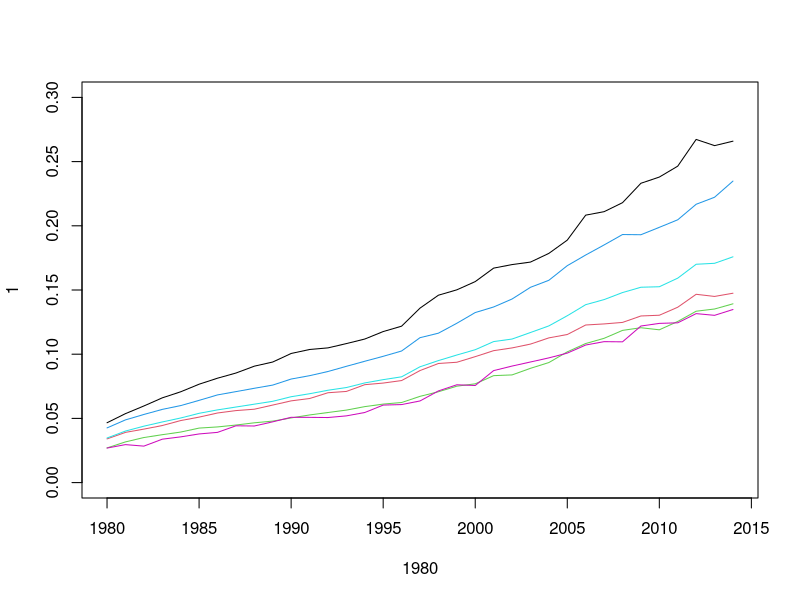
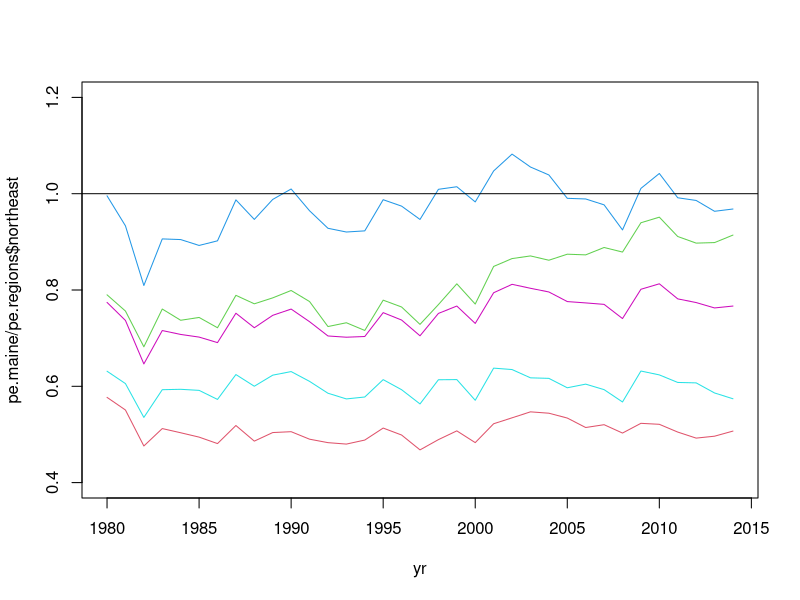

R code for these plots, in order:
## Master data set

################################################################################

# Starting with CO2 emissions data, since that data set includes the most
# catagories as of July 7th (multiple entries for fuel souce)

# load necessary libraries
library(readr)
library(dplyr)

# import emissions and consumption data
emissions <- read_csv("data/CO2 Emissions Data.csv")
consumption <- read_csv("data/Energy Consumption Data.csv")

# merge emissions and consumption data
master <- merge(emissions, consumption, 
                by = c("state", "year", "sector", "source"),
                all.x =  TRUE)

rm(emissions, consumption)

################################################################################

# import gdp data
gdp <- read_csv("data/GDP Data.csv")

# rename "area" column to "state" and convert to lowercase so that the data set
# can easily be merged with the master data set. Use only current dollar (not
# adjust for inflation) gdp values and only observations from 1980 onwards
gdp <- gdp %>%
     rename(state = area) %>%
     mutate(state = tolower(state)) %>%
     filter(currency == "millions of current dollars", year >= 1980)

# use SIC calculated GDP for years before 1997
gdp.sic <- gdp %>%
     filter(year < 1997, code == "GDP_SAS-1")

# use NAICS calculated GDP for years from 1997 onwards
gdp.naics <- gdp %>%
     filter(year >= 1997, code == "GDP_SAN-1")

# rowbind SIC and NAICS gdp data sets
gdp <- rbind(gdp.sic, gdp.naics) %>%
     rename(gdp.mill.curr = gdp) %>%
     select(state, year, gdp.mill.curr)
rm(gdp.sic, gdp.naics)

# merge gdp data into master data set
master <- merge(master, gdp,
                by = c("state", "year"),
                all.x = TRUE)
rm(gdp)

################################################################################

# import population data
population <- read_csv("data/Population Data.csv")

# merge population data with master data set
master <- merge(master, population,
                by = c("state", "year"),
                all.x = TRUE)
rm(population)
################################################################################

## organize master data set geographically

# add region and division columns to data frame

master$region <- NA
master$division <- NA

# create vectors of states within regions and divisions
d1 <- c("connecticut", "maine", "massachusetts", 
        "new hampshire", "rhode island", "vermont")
d2 <- c("new jersey", "new york", "pennsylvania")
r1 <- c(d1, d2)
d3 <- c("illinois", "indiana", "michigan", 
        "ohio", "wisconsin")
d4 <- c("iowa", "kansas", "minnesota", 
        "missouri", "nebraska", "north dakota", 
        "south dakota")
r2 <- c(d3, d4)
d5 <- c("delaware", "florida", "georgia", 
        "maryland", "north carolina", "south carolina", 
        "virginia", "district of columbia", "west virginia")
d6 <- c("alabama", "kentucky", "mississippi", 
        "tennessee")
d7 <- c("arkansas", "louisiana", "oklahoma", 
        "texas")
r3 <- c(d5, d6, d7)
d8 <- c("arizona", "colorado", "idaho", 
        "montana", "nevada", "new mexico", 
        "utah", "wyoming")
d9 <- c("alaska", "california", "hawaii", 
        "oregon", "washington")
r4 <- c(d8, d9)

divisions <- c("new england", "mid-atlantic", "east north central", 
               "west north central", "south atlantic", "east south cenral", 
               "west south central", "mountain", "pacific")

master$division[master$state %in% d1] <- divisions[1]
master$division[master$state %in% d2] <- divisions[2]
master$division[master$state %in% d3] <- divisions[3]
master$division[master$state %in% d4] <- divisions[4]
master$division[master$state %in% d5] <- divisions[5]
master$division[master$state %in% d6] <- divisions[6]
master$division[master$state %in% d7] <- divisions[7]
master$division[master$state %in% d8] <- divisions[8]
master$division[master$state %in% d9] <- divisions[9]

regions <- c("northeast", "midwest", "south", "west")

master$region[master$state %in% r1] <- regions[1]
master$region[master$state %in% r2] <- regions[2]
master$region[master$state %in% r3] <- regions[3]
master$region[master$state %in% r4] <- regions[4]

# Convert regions and divisions to factors
master$region <- factor(master$region, levels = regions)
master$division <- factor(master$division, levels = divisions)

################################################################################

regional <- master %>%
     filter(source == "All") %>%
     group_by(year, region, sector) %>%
     summarise(carbdiox_millmtrcton = sum(carbdiox_millmtrcton),
               bill.btu = sum(bill.btu),
               gdp.mill.curr = sum(gdp.mill.curr),
               population = sum(population)) %>%
     ungroup()

plot(1980, 1,
     xlim = c(1980, 2014),
     ylim = c(0, 0.30),
     type = "n")

i = 0
pe.regions <- list(northeast = NULL, 
                   midwest = NULL,
                   south = NULL,
                   west = NULL)
for(r in unique(regional$region)){
     i <- i + 1
     t <- regional %>%
          filter(sector == "All", region == r)
     pe <- t$gdp.mill.curr/ t$bill.btu
     pe.regions[[r]] <- pe
     yr <- t$year
     lines(yr, pe, col = i)
}




country <- regional %>%
     group_by(year, sector) %>%
     summarise(carbdiox_millmtrcton = sum(carbdiox_millmtrcton),
               bill.btu = sum(bill.btu),
               gdp.mill.curr = sum(gdp.mill.curr),
               population = sum(population)) %>%
     ungroup()

t <- country %>%
     filter(sector == "All")
pe <- t$gdp.mill.curr/ t$bill.btu
pe.us <- pe
yr <- t$year
i <- i + 1
lines(yr, pe, col = (i))

maine <- master %>%
     filter(state == "maine")

t <- maine %>%
     filter(sector == "All", source == "All")

pe <- t$gdp.mill.curr/ t$bill.btu
pe.maine <- pe
yr <- t$year
i <- i + 1
lines(yr, pe, col = (i))

plot(yr, pe.maine/pe.regions$northeast, type = "l",
     xlim = c(1980, 2014), ylim = c(0.4, 1.2), col = 2)
lines(yr, pe.maine/pe.regions$midwest, col = 3)
lines(yr, pe.maine/pe.regions$south, col = 4)
lines(yr, pe.maine/pe.regions$west, col = 5)
lines(yr, pe.maine/pe.us, col = 6)
abline(h = 1)
#legend("topleft",
#       legend = c("northeast", "midwest", "south", "west", "country"),
#       col = c(2:6),
#       lty = 1)


rm(t, i, pe)


#write.csv(master, "data/Master Data Set.csv")
